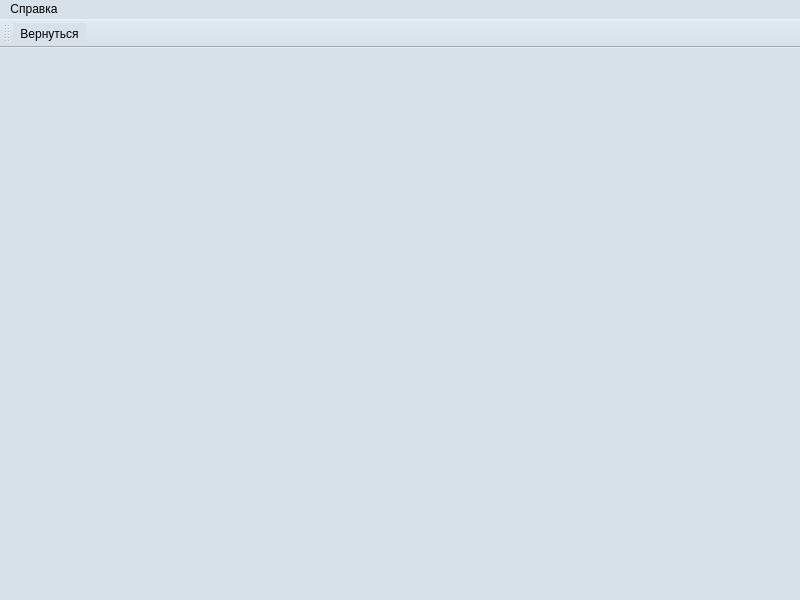
<?xml version="1.0" encoding="UTF-8"?>
<ui version="4.0">
 <class>ListWindow</class>
 <widget class="QMainWindow" name="ListWindow">
  <property name="geometry">
   <rect>
    <x>0</x>
    <y>0</y>
    <width>800</width>
    <height>600</height>
   </rect>
  </property>
  <property name="windowTitle">
   <string>MainWindow</string>
  </property>
  <property name="styleSheet">
   <string notr="true">background: #D7E1E9;</string>
  </property>
  <widget class="QWidget" name="centralwidget"/>
  <widget class="QMenuBar" name="menubar">
   <property name="geometry">
    <rect>
     <x>0</x>
     <y>0</y>
     <width>800</width>
     <height>22</height>
    </rect>
   </property>
   <widget class="QMenu" name="menuCghdrf">
    <property name="title">
     <string>Справка</string>
    </property>
    <widget class="QMenu" name="menu">
     <property name="title">
      <string>Структуры данных</string>
     </property>
     <addaction name="separator"/>
     <addaction name="action_4"/>
     <addaction name="action_5"/>
    </widget>
    <addaction name="menu"/>
   </widget>
   <addaction name="menuCghdrf"/>
  </widget>
  <widget class="QStatusBar" name="statusbar"/>
  <widget class="QToolBar" name="toolBar">
   <property name="windowTitle">
    <string>toolBar</string>
   </property>
   <attribute name="toolBarArea">
    <enum>TopToolBarArea</enum>
   </attribute>
   <attribute name="toolBarBreak">
    <bool>false</bool>
   </attribute>
   <addaction name="action"/>
  </widget>
  <action name="action">
   <property name="icon">
    <iconset resource="resource.qrc">
     <normaloff>:/IMG/pkL_aLB4L_I.jpg</normaloff>:/IMG/pkL_aLB4L_I.jpg</iconset>
   </property>
   <property name="text">
    <string>Вернуться</string>
   </property>
   <property name="toolTip">
    <string>Вернуться</string>
   </property>
  </action>
  <action name="action_4">
   <property name="text">
    <string>Список</string>
   </property>
  </action>
  <action name="action_5">
   <property name="text">
    <string>Стек</string>
   </property>
  </action>
 </widget>
 <resources>
  <include location="resource.qrc"/>
 </resources>
 <connections/>
</ui>
